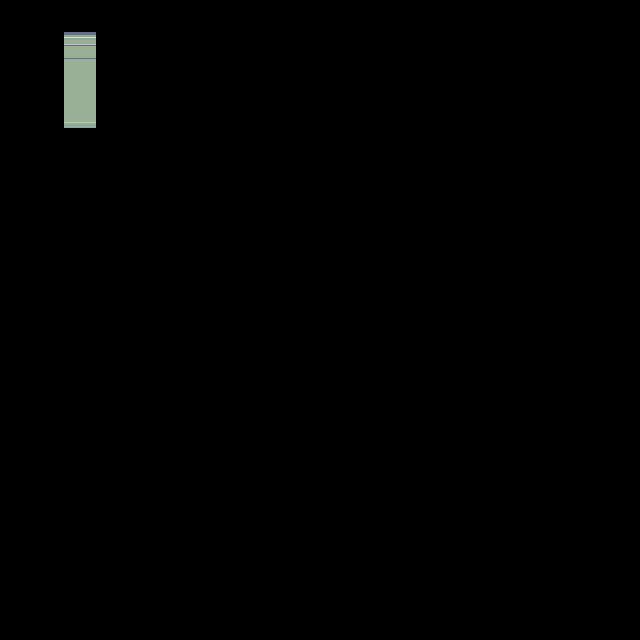

This game map was drawn from its Tiled (.tmx) file and the tilesets committed beside it. A one-line description and the trimmed map source follow:
An orthogonal 20x20 tile map with 32x32 px tiles, 3 tile layers (regions, input_Ground, output_Ground_auto).

<map version="1.0" orientation="orthogonal" width="20" height="20" tilewidth="32" tileheight="32">
 <tileset firstgid="1" name="castlewalls" tilewidth="32" tileheight="32">
  <image source="../tiles/castlewalls.png" width="384" height="480" />
 </tileset>
 <layer name="regions" width="20" height="20">
  <data>[400 cells, 3 non-empty, 1 distinct tile ids]</data>
 </layer>
 <layer name="input_Ground" width="20" height="20" opacity="0.66">
  <data>[400 cells, 3 non-empty, 1 distinct tile ids]</data>
 </layer>
 <layer name="output_Ground_auto" width="20" height="20">
  <data>[400 cells, 3 non-empty, 3 distinct tile ids]</data>
 </layer>
</map>
